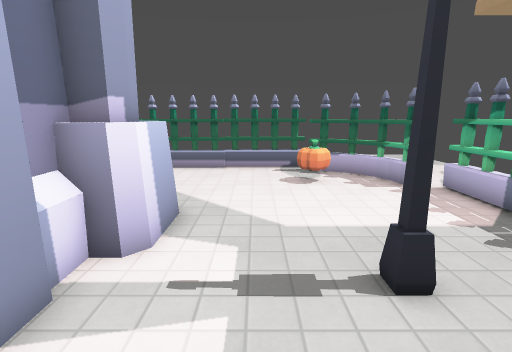
[1] (above)

15 first-person views from a walk through a 3-D level made in the Godot game engine. The camera is 1.5 m above the floor, tilts 12° down and sees 85° across. The floor is counted in squares, 0.6 m on a side. Each view is taken from the middle of a square. On the plan, view 1 faces up. The plan holds only what a view shows up to about 18 squares ahead; the rest is blank. The place goes on beyond the plan. Door leaves are left out where a doorway can be walked through. Some surface patterns are stand-ins.

[2]
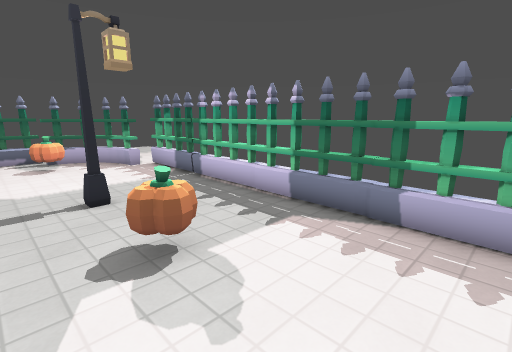

[3]
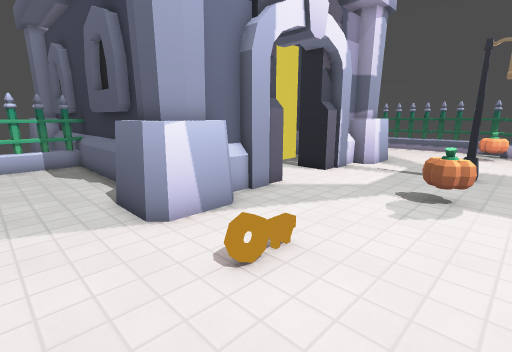

[4]
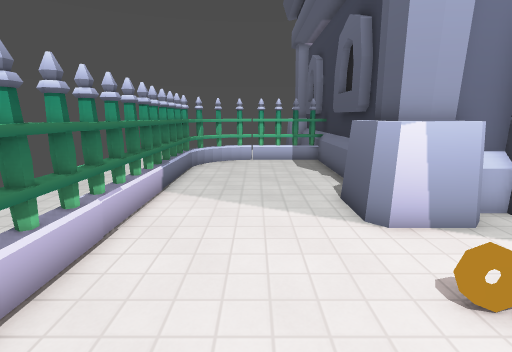

[5]
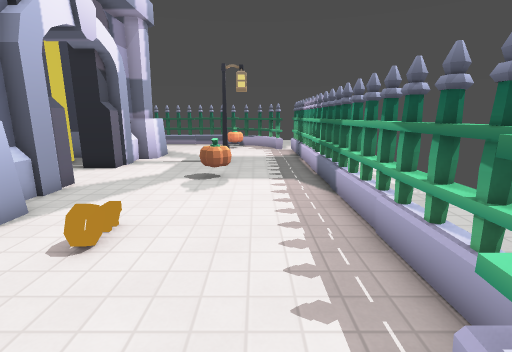

[6]
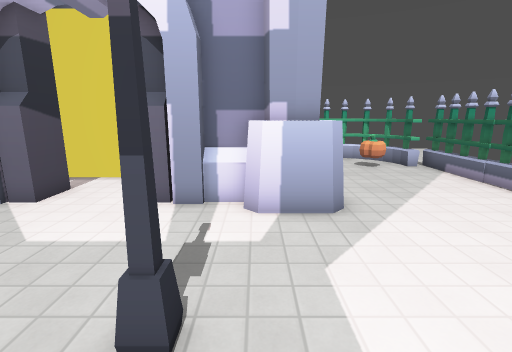

[7]
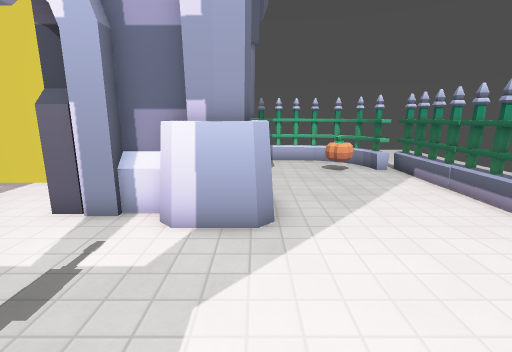

[8]
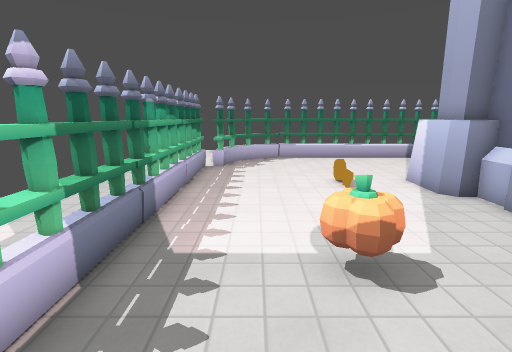

[9]
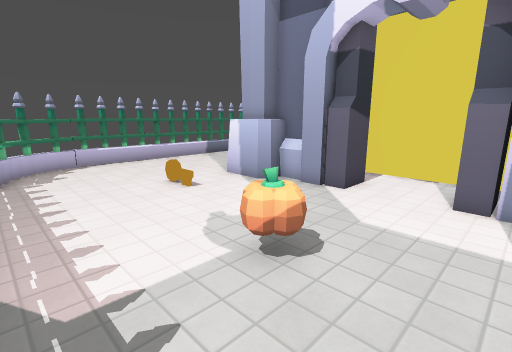

[10]
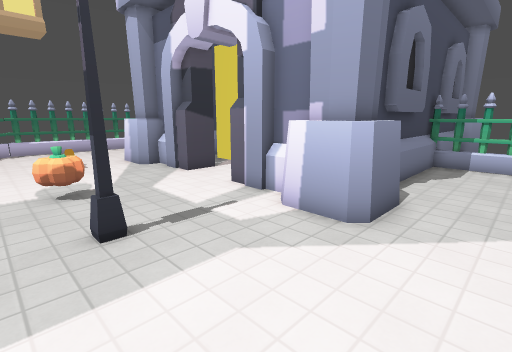

[11]
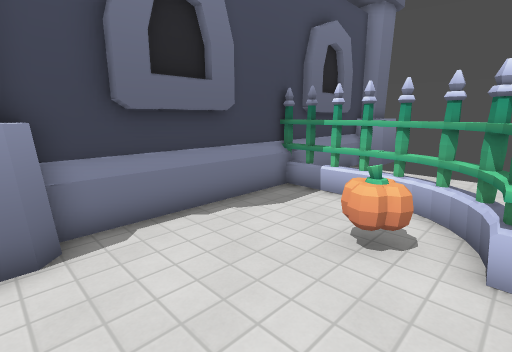

[12]
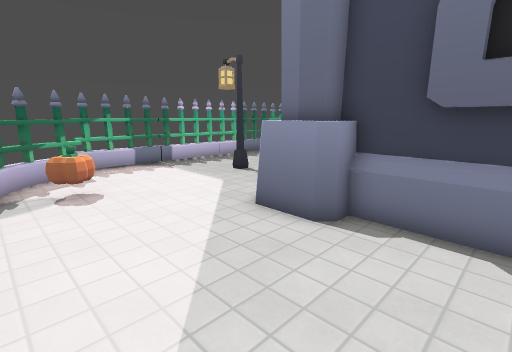

[13]
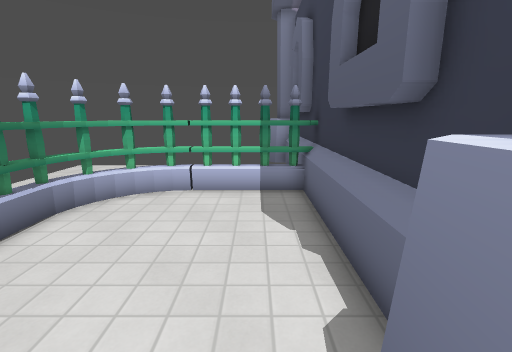

[14]
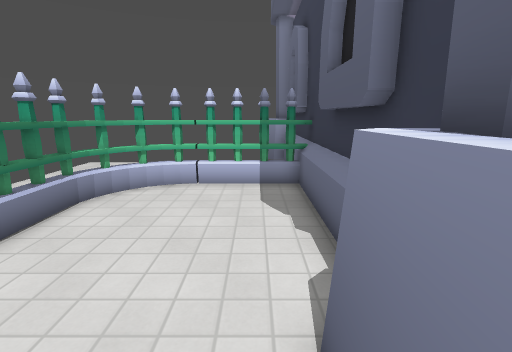

[15]
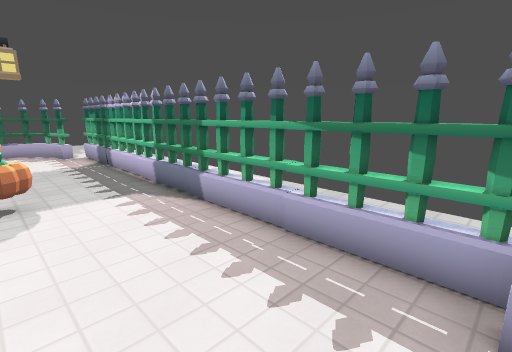

### Floor plan
Key: @ floor where view 1 was taken; # wall or solid block; x gap in a wall; . floor; D open door; = window, fence, low wall or low ledge; ^ raised ledge; P pumpkin; K key.
Columns run from 13 left of view 1 to 7 right of it. Each row starts with its distance up from view 1.
 14   .##xxxxxxx...#
 13   ###.......... ###
 12  ###.............##
 11  #.PP..........PP.##.
 10 ##.................##
  9 ##...................
  8  #...................
  7  #  ....###=.........
  6  #=#########.........
  5       ^  ^#=........x
  4       #  ^=....#....x
  3       #  ##.........x
  2       #.###.........x
  1       #..DD.........x
  0       #..DD..@.P....x
 -1       #..DD.........x
 -2       #.###.........x
 -3       #  ##.........x
 -4       #  ^=.........x
 -5          ##=........x
 -6 ##=#########........x
 -7 ##......###=..K.....x
 -8  #..................x
 -9  #..................x
-10  #.................##
-11 ##................##.
-12  #................#
-13  ##################
-14    ##          #

Where each view was taken, in squares from view 1:
view 1: 0 up, 0 right, facing up
view 2: 5 down, 0 right, facing up-right
view 3: 10 down, 4 right, facing up-left
view 4: 10 down, 4 right, facing left
view 5: 12 down, 4 right, facing up
view 6: 5 up, 5 right, facing left
view 7: 7 up, 4 right, facing left
view 8: 4 up, 4 right, facing down
view 9: 3 up, 6 right, facing down-left
view 10: 10 up, 4 right, facing down-left
view 11: 13 up, 4 left, facing down-left
view 12: 13 up, 8 left, facing down-right
view 13: 8 down, 3 left, facing left
view 14: 8 down, 2 left, facing left
view 15: 10 down, 2 right, facing up-right
